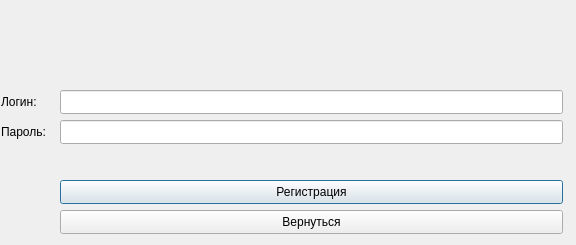
<?xml version="1.0" encoding="UTF-8"?>
<ui version="4.0">
 <class>reg_window</class>
 <widget class="QDialog" name="reg_window">
  <property name="geometry">
   <rect>
    <x>0</x>
    <y>0</y>
    <width>576</width>
    <height>245</height>
   </rect>
  </property>
  <property name="maximumSize">
   <size>
    <width>600</width>
    <height>500</height>
   </size>
  </property>
  <property name="windowTitle">
   <string>Зарегистрируйтесь</string>
  </property>
  <widget class="QPushButton" name="Register_button_2">
   <property name="geometry">
    <rect>
     <x>60</x>
     <y>180</y>
     <width>503</width>
     <height>24</height>
    </rect>
   </property>
   <property name="text">
    <string>Регистрация</string>
   </property>
  </widget>
  <widget class="QLineEdit" name="Login_line_2">
   <property name="geometry">
    <rect>
     <x>60</x>
     <y>90</y>
     <width>503</width>
     <height>24</height>
    </rect>
   </property>
  </widget>
  <widget class="QLabel" name="Login_2">
   <property name="geometry">
    <rect>
     <x>1</x>
     <y>90</y>
     <width>51</width>
     <height>24</height>
    </rect>
   </property>
   <property name="text">
    <string>Логин:</string>
   </property>
  </widget>
  <widget class="QLabel" name="Password_2">
   <property name="geometry">
    <rect>
     <x>1</x>
     <y>120</y>
     <width>61</width>
     <height>24</height>
    </rect>
   </property>
   <property name="text">
    <string>Пароль:</string>
   </property>
  </widget>
  <widget class="QLineEdit" name="Password_line_2">
   <property name="geometry">
    <rect>
     <x>60</x>
     <y>120</y>
     <width>503</width>
     <height>24</height>
    </rect>
   </property>
  </widget>
  <widget class="QPushButton" name="return_auth">
   <property name="geometry">
    <rect>
     <x>60</x>
     <y>210</y>
     <width>503</width>
     <height>24</height>
    </rect>
   </property>
   <property name="text">
    <string>Вернуться</string>
   </property>
  </widget>
 </widget>
 <tabstops>
  <tabstop>Login_line_2</tabstop>
  <tabstop>Password_line_2</tabstop>
  <tabstop>Register_button_2</tabstop>
 </tabstops>
 <resources/>
 <connections/>
</ui>
